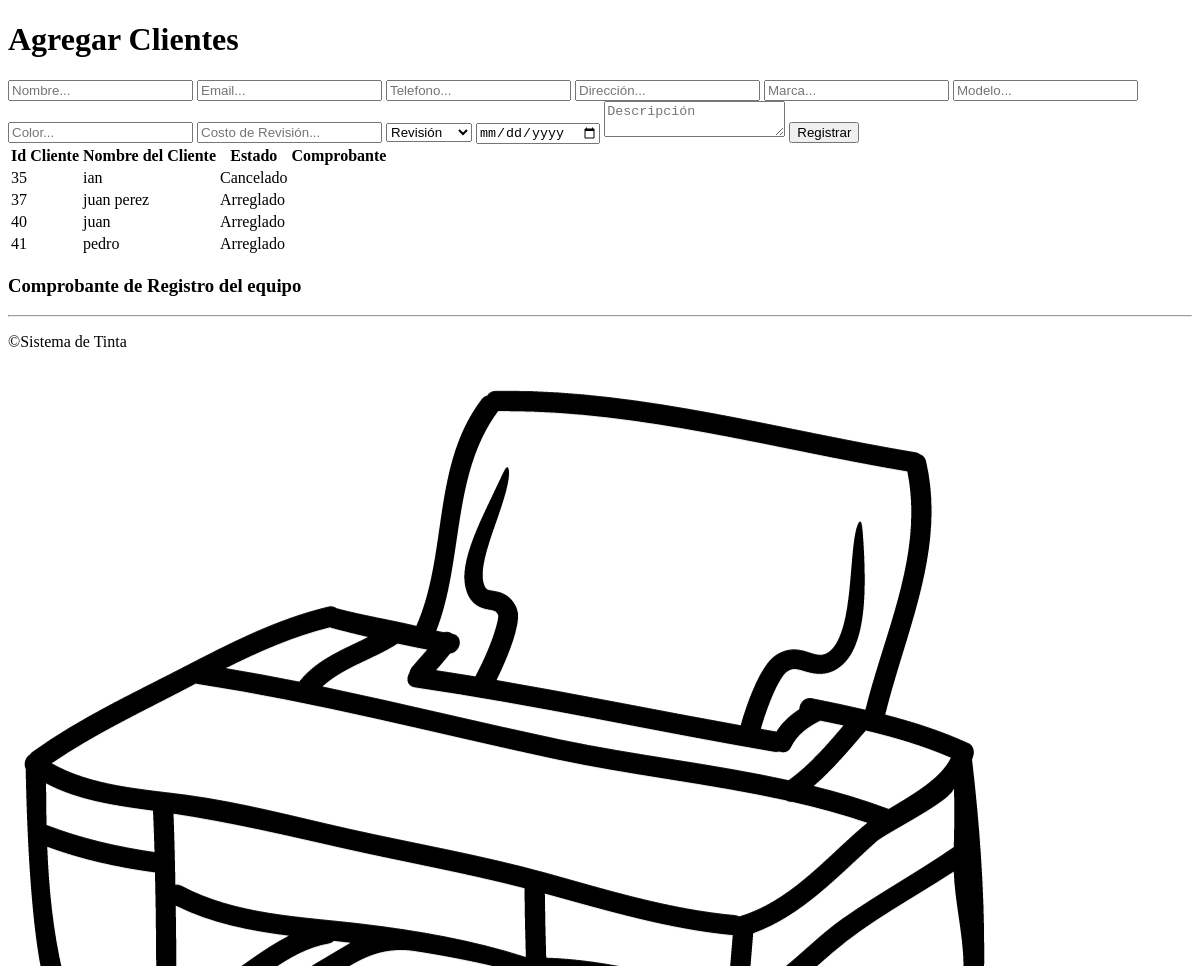
The page /panel/componentsAdmin/customers.php (upper part) on the database as committed earlier.
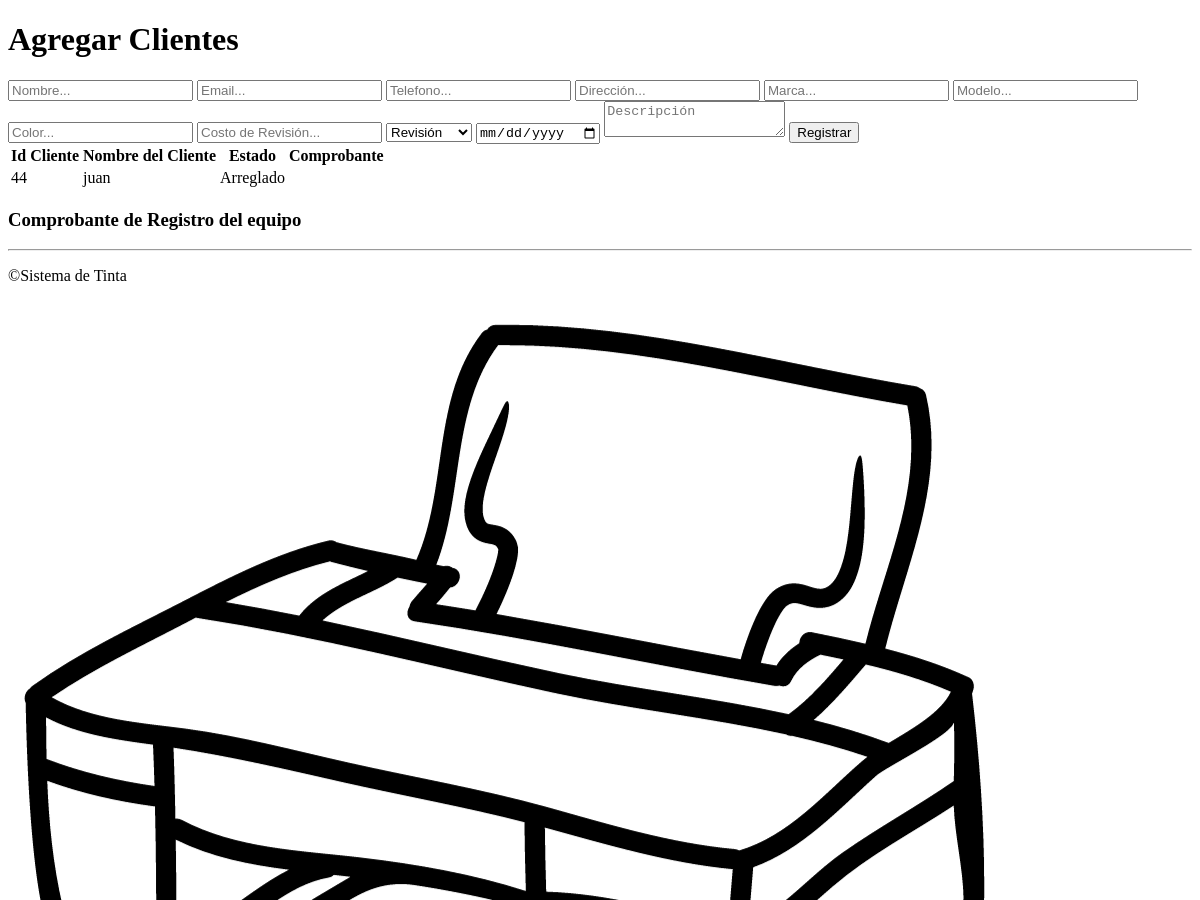
The same page on the database as committed later.
### tables this page shows
CREATE TABLE `clientes` (
  `id_cliente` int(11) NOT NULL,
  `id_user` int(11) NOT NULL,
  `nombre` varchar(100) NOT NULL,
  `email` varchar(100) NOT NULL,
  `telefono` varchar(100) NOT NULL,
  `direccion` varchar(100) NOT NULL,
  `marca` varchar(100) NOT NULL,
  `modelo` varchar(100) NOT NULL,
  `color` varchar(100) NOT NULL,
  `descripcion` varchar(100) NOT NULL,
  `costo_revision` varchar(100) NOT NULL,
  `estado` varchar(100) NOT NULL,
  `fecha_recibo` date NOT NULL
);

### panel/componentsAdmin/customers.php (the view, shortened to what this page needs)
<?php
require_once '../../config.php';
$sql = "SELECT * FROM clientes";
$result = mysqli_query($conn, $sql);
$clientes = array();
if (mysqli_num_rows($result) > 0) {
  while ($row = mysqli_fetch_assoc($result)) {
    $clientes[] = $row; }
  } else {
    $clientes = array();
}
?>
<!DOCTYPE html>
<html lang="en">
  <head>
  </head>
  <body>
    <div class="customers-main">
      <div class="customers">
        <h1>Agregar Clientes</h1>
        <form class="customers-form" id="customerForm">
          <input type="text" name="nombre" placeholder="Nombre..." />
          <input type="text" name="email" placeholder="Email..." />
          <input type="number" name="telefono" placeholder="Telefono..." />
          <input
            type="text"
            name="direccion"
            placeholder="Dirección..."
          />
          <input
            type="text"
            name="marca"
            placeholder="Marca..."
          />
          <input
            type="text"
            name="modelo"
            placeholder="Modelo..."
          />
          <input
            type="text"
            name="color"
            placeholder="Color..."
          />
          <input
            type="number"
            name="costorevision"
            placeholder="Costo de Revisión..."
          />
          <select name="estado" id="">
            <option value="Revision">Revisión</option>
          </select>
          <input
            type="date"
            name="fecharecibo"
          />
          <textarea name="descripcion" placeholder="Descripción"></textarea>
          <button type="button" onclick="enviarFormulario()">Registrar</button>
        </form>
      </div>
      <div class="customers-data-table">
        <table class="customers-container-admin">
          <thead>
            <tr>
              <th>Id Cliente</th>
              <th>Nombre del Cliente</th>
              <th>Estado</th>
              <th>Comprobante</th>
            </tr>
          </thead>
          <tbody>
            <?php foreach ($clientes as $cliente): ?>
            <tr>
              <td><?php echo $cliente['id_cliente']; ?></td>
              <td><?php echo $cliente['nombre']; ?></td>
              <td><?php echo $cliente['estado']; ?></td>
              <td>
              </td>
            </tr>
            <?php endforeach; ?>
          </tbody>
        </table>
      </div>
    </div>
    <div class="modal-customers" id="myModal-customers">
      <div class="title-ticket-customers">
        <h3>Comprobante de Registro del equipo</h3>
        <hr />
      </div>
      <div class="copyrigth-system-customs">
        <p>&copy;Sistema de Tinta</p>
        <div class="copyrigth-system-customs-box">
          <img src="imagen.png" alt="imagen.png" />
        </div>
      </div>
    </div>
  </body>
</html>

Rows that differ between the two databases and show on the page:
removed clientes: id_cliente "35", nombre "ian", estado "Cancelado"
removed clientes: id_cliente "37", nombre "juan perez", estado "Arreglado"
removed clientes: id_cliente "40", nombre "juan", estado "Arreglado"
removed clientes: id_cliente "41", nombre "pedro", estado "Arreglado"
added clientes: id_cliente "44", nombre "juan", estado "Arreglado"
